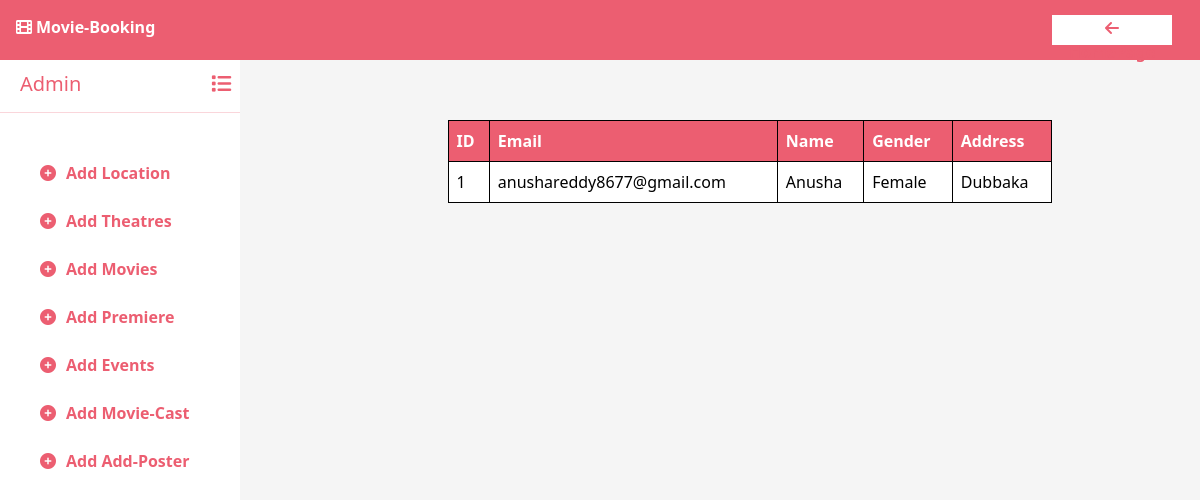
The page /userManage/ on the database as committed earlier.
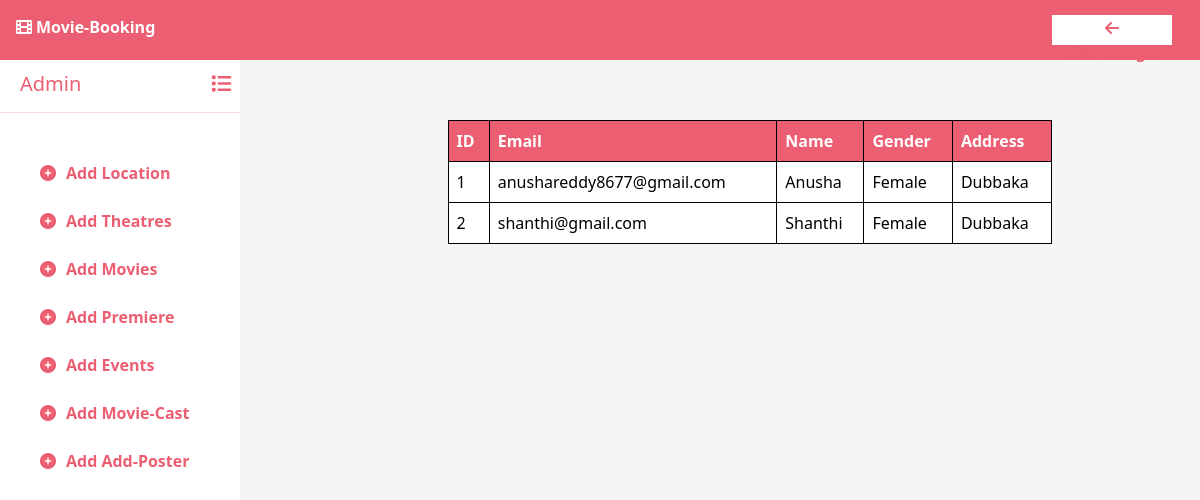
The same page on the database as committed later.
### movie/models.py (models this page shows)
class User(models.Model):
    email = models.EmailField(unique=True)
    mobile = models.BigIntegerField()
    firstname = models.CharField(max_length=50)
    lastname = models.CharField(max_length=50)
    birthday = models.DateField()
    gender = models.CharField(max_length=6)
    pincode = models.IntegerField()
    address = models.CharField(max_length=50)
    landmark = models.CharField(max_length=50)
    town = models.CharField(max_length=50)
    state = models.CharField(max_length=20)
    user_image = models.ImageField(upload_to='images', default='images/p1.png')
    password = models.CharField(max_length=10,null=True)

### movie/views.py (the view)
# urls.py: path('userManage/',views.userManage),
def userManage(request):
    context={}
    user = User.objects.all()
    context["users"]=user
    return render(request,"userManage.html",context)

### movie/templates/userManage.html (shortened to what this page needs)
<!DOCTYPE html>
<html lang="en">
<head>
    <link href="https://cdn.jsdelivr.net/npm/bootstrap@5.3.2/dist/css/bootstrap.min.css" rel="stylesheet">
    <link rel="stylesheet" href="https://cdnjs.cloudflare.com/ajax/libs/font-awesome/6.0.0/css/all.min.css">
</head>
<body>
    <nav class="navbar navbar-expand-lg d-flex flex-row bg-white fixed-top">
        <div class="container-fluid justify-content-start">
            <p class="fonticon"><i class="fa-solid fa-film mx-1"></i>Movie-Booking</p>
        </div>
        <div class="container-fluid justify-content-end mx-3">
            <button type="button" id="logbtn" onclick="back()"><i class="fa-solid fa-arrow-left mx-1"></i>HomePage</button>
        </div>
    </nav>
    <div class="sidebar">
        <div class="sidebar-content">
            <h5 class="admin">Admin<i class="fa-solid fa-list"></i></h5><hr>
        </div>
        <P class="links"><i class="fa-solid fa-circle-plus"></i><a href="/addLocation/" class="addlink">Add Location</a></P>
        <P class="links"><i class="fa-solid fa-circle-plus"></i><a href="/addTheatre/" class="addlink">Add Theatres</a></P>
        <P class="links"><i class="fa-solid fa-circle-plus"></i><a href="/addMovies/" class="addlink">Add Movies</a></P>
        <P class="links"><i class="fa-solid fa-circle-plus"></i><a href="/addPremiere/" class="addlink">Add Premiere</a></P>
        <P class="links"><i class="fa-solid fa-circle-plus"></i><a href="/addEvents/" class="addlink">Add Events</a></P>
        <P class="links"><i class="fa-solid fa-circle-plus"></i><a href="/addCast/" class="addlink">Add Movie-Cast</a></P>
        <P class="links"><i class="fa-solid fa-circle-plus"></i><a href="/addPoster/" class="addlink">Add Add-Poster</a></P>
    </div>
    <div class="content">
        <div class="container d-flex align-items-center justify-content-center">
            <div class="table-responsive">
                <table class="table">
                    <tr>
                        <th>ID</th>
                        <th>Email</th>
                        <th>Name</th>
                        <th>Gender</th>
                        <th>Address</th>
                    </tr>
                    {% for user in users %}
                    <tr>
                        <td>{{user.id}}</td>
                        <td>{{user.email}}</td>
                        <td>{{user.firstname}}</td>
                        <td>{{user.gender}}</td>
                        <td>{{user.address}}</td>
                    </tr>
                    {% endfor %}
                </table>
            </div>
        </div>
    </div>
</body>
</html>

Rows that differ between the two databases and show on the page:
added User: id "2", email "shanthi@gmail.com", firstname "Shanthi", gender "Female", address "Dubbaka"
